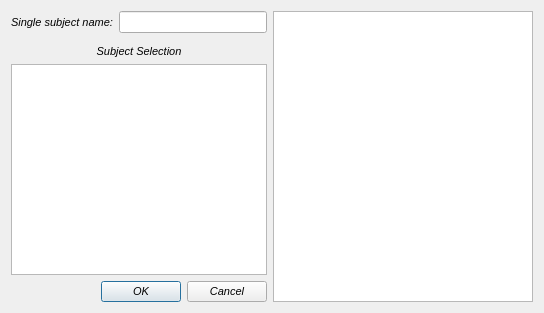
<?xml version="1.0" encoding="UTF-8"?>
<ui version="4.0">
 <class>Dialog</class>
 <widget class="QDialog" name="Dialog">
  <property name="geometry">
   <rect>
    <x>0</x>
    <y>0</y>
    <width>544</width>
    <height>313</height>
   </rect>
  </property>
  <property name="sizePolicy">
   <sizepolicy hsizetype="MinimumExpanding" vsizetype="MinimumExpanding">
    <horstretch>0</horstretch>
    <verstretch>0</verstretch>
   </sizepolicy>
  </property>
  <property name="font">
   <font>
    <pointsize>8</pointsize>
    <italic>true</italic>
   </font>
  </property>
  <property name="windowTitle">
   <string>Dialog</string>
  </property>
  <layout class="QGridLayout" name="gridLayout_3">
   <item row="0" column="0">
    <layout class="QGridLayout" name="gridLayout">
     <property name="sizeConstraint">
      <enum>QLayout::SetMinimumSize</enum>
     </property>
     <item row="1" column="0">
      <layout class="QGridLayout" name="gridLayout_4">
       <item row="3" column="0" colspan="2">
        <widget class="QLabel" name="label_2">
         <property name="text">
          <string>Subject Selection</string>
         </property>
         <property name="alignment">
          <set>Qt::AlignCenter</set>
         </property>
        </widget>
       </item>
       <item row="4" column="0" colspan="2">
        <widget class="QListWidget" name="listWidget_SubjectSelection">
         <property name="sizePolicy">
          <sizepolicy hsizetype="Fixed" vsizetype="Expanding">
           <horstretch>0</horstretch>
           <verstretch>0</verstretch>
          </sizepolicy>
         </property>
        </widget>
       </item>
       <item row="1" column="2" rowspan="5">
        <widget class="QListWidget" name="listWidget_Parameters"/>
       </item>
       <item row="1" column="0">
        <widget class="QLabel" name="label">
         <property name="sizePolicy">
          <sizepolicy hsizetype="Fixed" vsizetype="Preferred">
           <horstretch>0</horstretch>
           <verstretch>0</verstretch>
          </sizepolicy>
         </property>
         <property name="text">
          <string>Single subject name:</string>
         </property>
        </widget>
       </item>
       <item row="1" column="1">
        <widget class="QLineEdit" name="lineEdit_SingleSubjectName">
         <property name="sizePolicy">
          <sizepolicy hsizetype="Preferred" vsizetype="Fixed">
           <horstretch>0</horstretch>
           <verstretch>0</verstretch>
          </sizepolicy>
         </property>
        </widget>
       </item>
       <item row="5" column="0" colspan="2">
        <widget class="QDialogButtonBox" name="buttonBox_OkCancel">
         <property name="orientation">
          <enum>Qt::Horizontal</enum>
         </property>
         <property name="standardButtons">
          <set>QDialogButtonBox::Cancel|QDialogButtonBox::Ok</set>
         </property>
        </widget>
       </item>
      </layout>
     </item>
    </layout>
   </item>
  </layout>
 </widget>
 <resources/>
 <connections>
  <connection>
   <sender>buttonBox_OkCancel</sender>
   <signal>accepted()</signal>
   <receiver>Dialog</receiver>
   <slot>accept()</slot>
   <hints>
    <hint type="sourcelabel">
     <x>248</x>
     <y>254</y>
    </hint>
    <hint type="destinationlabel">
     <x>157</x>
     <y>274</y>
    </hint>
   </hints>
  </connection>
  <connection>
   <sender>buttonBox_OkCancel</sender>
   <signal>rejected()</signal>
   <receiver>Dialog</receiver>
   <slot>reject()</slot>
   <hints>
    <hint type="sourcelabel">
     <x>316</x>
     <y>260</y>
    </hint>
    <hint type="destinationlabel">
     <x>286</x>
     <y>274</y>
    </hint>
   </hints>
  </connection>
 </connections>
</ui>
